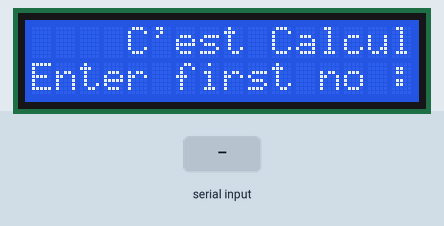
This sketch was run on a simulated Arduino Uno, built with avr-gcc and run on an emulated ATmega328P. Shown: 16×2 character LCD. Inputs (shaded band) come from the test bench.

Above: at 1.2 s.
1.3 s: "+" received over Serial
At 3.5 s:
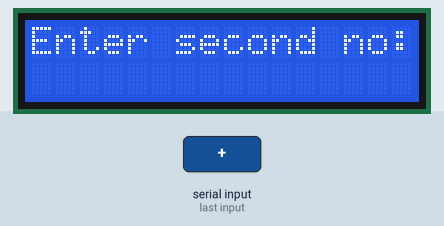
3.8 s: "-" received over Serial
At 5.7 s:
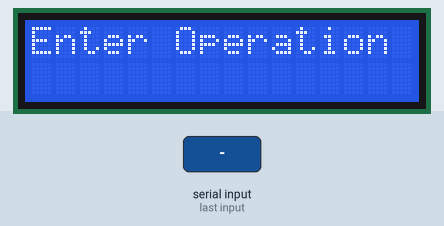
6.3 s: "0\n" received over Serial
At 7.6 s:
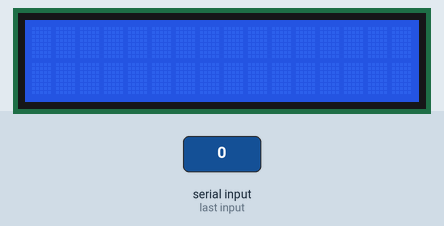
8.8 s: "90/45\n" received over Serial
At 11.1 s:
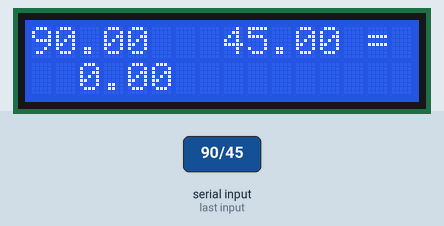
11.8 s: "*" received over Serial
At 14.0 s:
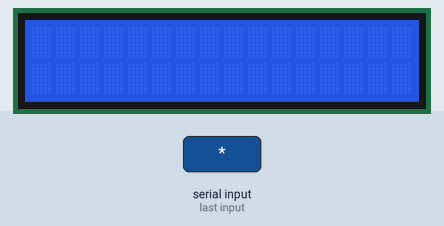
14.3 s: "/" received over Serial
At 17.9 s:
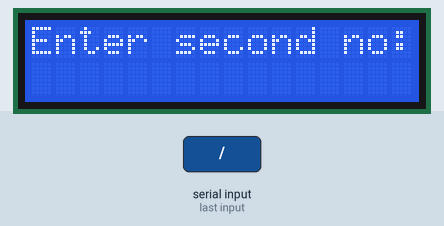
Timing chart, 0 to 18.3 s (numbered marks = the images above; inputs shaded):
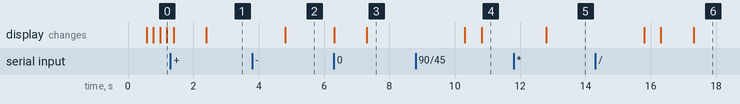

Measured:
- after the input at 3.8 s, the display: changes after 1.0 s (image 2)
- after the input at 6.3 s, the display: first changes at once (image 3 shows a later state)
- after the input at 8.8 s, the display: first differs from a run without the input after 2.0 s (image 4)
- after the input at 11.8 s, the display: changes after 1.0 s (image 5)

The sketch:

LCD_calculator.ino
```cpp
//LCD_calculator

#include<LiquidCrystal.h>   //Calculator

int rs= 7;
int en=8;
int d4=9;
int d5=10;
int d6=11;
int d7=12;
int i=0;
float firstno;
float secondno;
char character;
float result;
int waste;
char string[20]={"C'est Calculator"};

LiquidCrystal lcd(rs,en,d4,d5,d6,d7);


void setup()
{
     lcd.begin(16,2);
     Serial.begin(9600);
}


void loop()
{
  if(i==17)
  i=0;

      lcd.setCursor(i,0);
      lcd.print(string);

      delay(500);
      lcd.clear();
      i++;

      lcd.setCursor(0,1);

      lcd.print("Enter first no :");
      while(Serial.available()==0)
        {
          if(i==17)
  i=0;

      lcd.setCursor(i,0);
      lcd.print(string);

      delay(200);
      lcd.clear();
      i++;
      lcd.setCursor(0,1);

      lcd.print("Enter first no :");


        }

      firstno=Serial.parseFloat();

      lcd.clear();
      lcd.setCursor(0,0);

      lcd.print("Enter second no:");
      while(Serial.available()==0){}

      secondno=Serial.parseFloat();


      lcd.clear();
      lcd.setCursor(0,0);

      lcd.print("Enter Operation");
      while(Serial.available()==0){}

      character=Serial.read();

      if(character=='+')
      result= firstno+secondno;

      if(character=='-')
      result= firstno-secondno;

      if(character=='*')
      result= firstno*secondno;

      if(character=='/')
      result= firstno/secondno;

          lcd.clear();
      lcd.setCursor(0,0);


      lcd.print(firstno);
      lcd.print(" ");
      lcd.print(character);
      lcd.print(" ");
      lcd.print(secondno);
      lcd.print(" = ");
      lcd.setCursor(0,1);
      lcd.print("  ");
      lcd.print(result);

      while(Serial.available()==0);
      waste=Serial.parseInt();
      lcd.clear();

      delay(3000);


}
```
